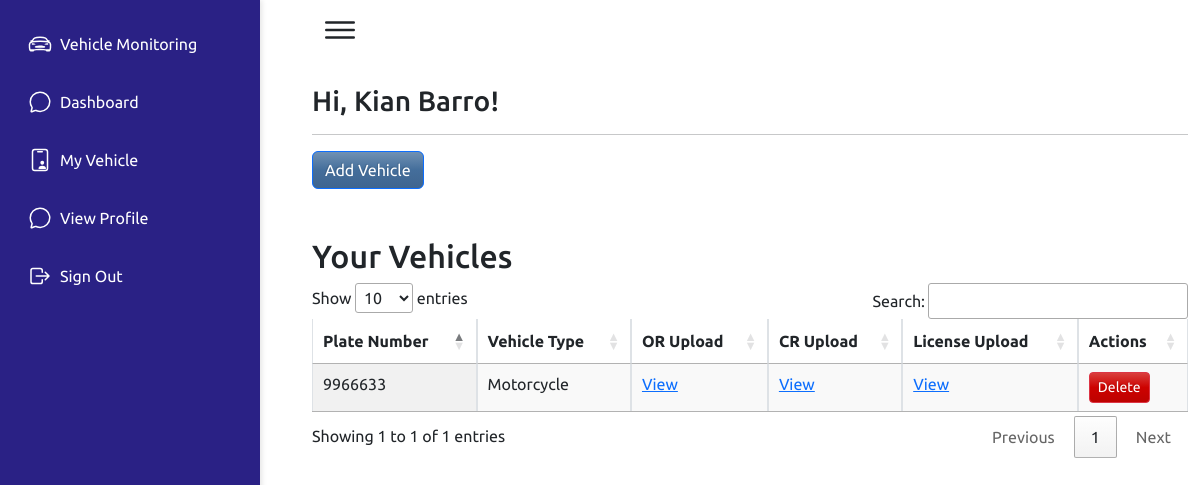
Page /my-vehicle/ (signed in) on the committed database.
### qrapp/models.py (models this page shows, shortened)
class StudentMasterList(models.Model):
        student_id = models.CharField(max_length=20, unique=True)
        username = models.CharField(max_length=50)
        email = models.EmailField(unique=True)
        first_name = models.CharField(max_length=50, blank=True, null=True)
        last_name = models.CharField(max_length=50, blank=True, null=True)
        course = models.CharField(max_length=100)
        year = models.CharField(max_length=10)
        major = models.CharField(max_length=100)
        password = models.CharField(max_length=128, blank=True, null=False)
        qr_code = models.ImageField(upload_to='uploads/qr_codes/', blank=True, null=True)

class Vehicle(models.Model):
    plate_number = models.CharField(max_length=20, unique=True)
    or_upload = models.FileField(upload_to='uploads/or/')
    cr_upload = models.FileField(upload_to='uploads/cr/')
    license_upload = models.FileField(upload_to='uploads/license/')
    vehicle_type = models.CharField(max_length=50, choices=[('Car', 'Car'), ('Motorcycle', 'Motorcycle')])
    student_id = models.ForeignKey('StudentMasterList', on_delete=models.CASCADE, related_name='vehicles')
    id = models.AutoField(primary_key=True)

### qrapp/views.py (the view)
# urls.py: path('my-vehicle/', views.my_vehicle, name='my-vehicle'),
def my_vehicle(request):
    if 'student_id' not in request.session:
        messages.error(request, "You must be logged in to view your vehicles.")
        return redirect('login_stud')
    student_id = request.session['student_id']
    vehicles = Vehicle.objects.filter(student_id__student_id=student_id)  # Filter by logged-in student's ID
    return render(request, 'qrapp/my-vehicle.html', {'vehicles': vehicles})

### qrapp/templates/qrapp/my-vehicle.html (shortened to what this page needs)
{% extends 'qrapp/base.html' %}
{% block content %}
<link href="https://cdn.datatables.net/1.10.21/css/jquery.dataTables.min.css" rel="stylesheet">
    <div class="container mt-0">
        {% if request.session.first_name and request.session.last_name %}
            <h3>Hi, {{ request.session.first_name }} {{ request.session.last_name }}!</h3>
        {% endif %}
        <hr>
        <form method="POST" enctype="multipart/form-data">
            <a class="btn btn-primary" href="{% url 'add-vehicle' %}">Add Vehicle</a>
        </form>
        <h2 class="mt-5">Your Vehicles</h2>
        <table id="vehiclesTable" class="display table table-bordered">
            <thead>
                <tr>
                    <th>Plate Number</th>
                    <th>Vehicle Type</th>
                    <th>OR Upload</th>
                    <th>CR Upload</th>
                    <th>License Upload</th>
                    <th>Actions</th>
                </tr>
            </thead>
            <tbody>
                {% for vehicle in vehicles %}
                    <tr>
                        <td>{{ vehicle.plate_number }}</td>
                        <td>{{ vehicle.get_vehicle_type_display }}</td>
                        <td><a href="{{ vehicle.or_upload.url }}" class="view-image" data-toggle="modal" data-target="#imageModal" data-image-url="{{ vehicle.or_upload.url }}">View</a></td>
                        <td><a href="{{ vehicle.cr_upload.url }}" class="view-image" data-toggle="modal" data-target="#imageModal" data-image-url="{{ vehicle.cr_upload.url }}">View</a></td>
                        <td><a href="{{ vehicle.license_upload.url }}" class="view-image" data-toggle="modal" data-target="#imageModal" data-image-url="{{ vehicle.license_upload.url }}">View</a></td>
                        <td>
                            <button class="btn btn-danger btn-sm">Delete</button>
                        </td>
                    </tr>
                {% empty %}
                    <tr>
                        <td colspan="6" class="text-center">No vehicles found.</td>
                    </tr>
                {% endfor %}
            </tbody>
        </table>
    </div>
{% endblock %}

### static/css/style.css (style rules this page uses)
* { font-family: "Ubuntu", sans-serif; margin: 0; padding: 0; box-sizing: border-box; }
:root { --blue: #2a2185; --white: #fff; --gray: #f5f5f5; --black1: #222; --black2: #999; }
body { min-height: 100vh; overflow-x: hidden; }
.container { position: relative; width: 100%; }

### rows in the picture
StudentMasterList: session.last_name "Barro"
Vehicle: plate_number "9966633", vehicle_type "Motorcycle"

### other values in the picture
{{ request.session.first_name }} "Kian"
